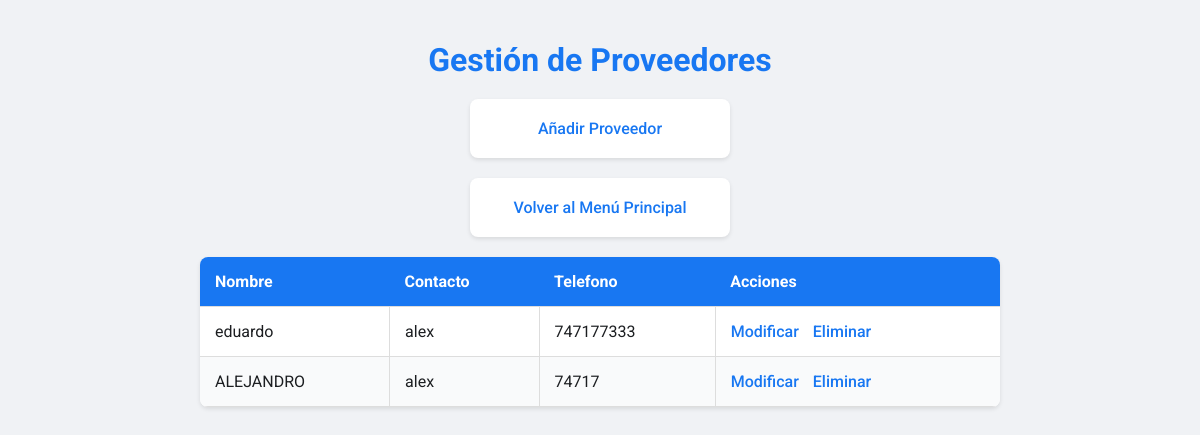
Page /proveedores (signed in) on the earlier database version.
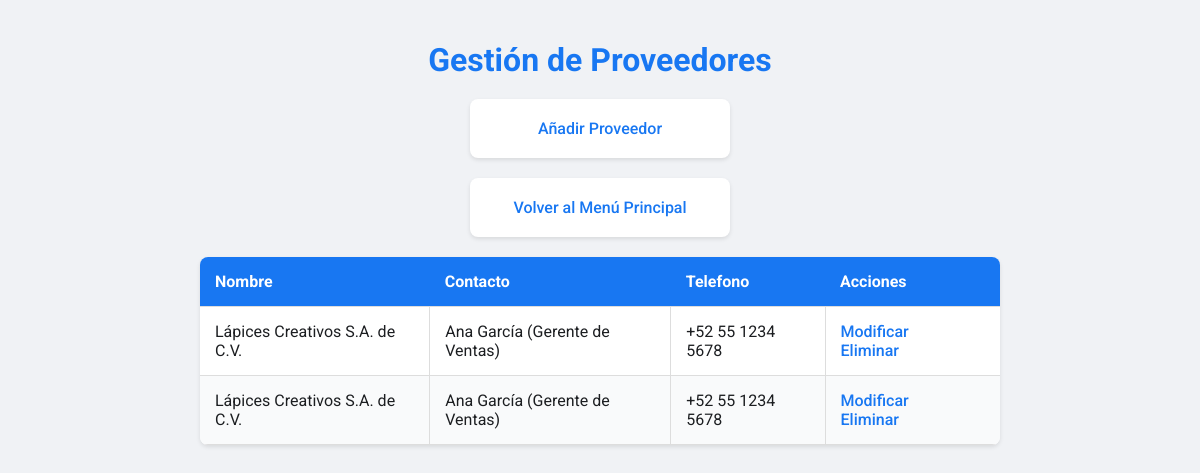
Same page on the later database version.
### tables this page shows
CREATE TABLE proveedores (
    id INTEGER PRIMARY KEY,
    nombre TEXT NOT NULL,
    contacto TEXT NOT NULL,
    telefono TEXT NOT NULL
);

### app.py (the view)
@app.route('/proveedores')
def proveedores():
    if 'user_id' not in session:
        return redirect(url_for('login'))
    conn = get_db_connection()
    proveedores = conn.execute('SELECT * FROM proveedores').fetchall()
    conn.close()
    return render_template('proveedores.html', proveedores=proveedores)

### app.py (called while the page is built)
def get_db_connection():
    conn = sqlite3.connect('paleteria.db', timeout=30)  # Incrementar timeout a 30 segundos
    conn.row_factory = sqlite3.Row
    return conn

### templates/proveedores.html (shortened to what this page needs)
<!DOCTYPE html>
<html>
<head>
</head>
<body>
    <h1>Gestión de Proveedores</h1>
    <nav>
        <ul>
            <li><a href="{{ url_for('agregar_proveedor') }}">Añadir Proveedor</a></li>
            <li><a href="{{ url_for('index') }}">Volver al Menú Principal</a></li>
        </ul>
    </nav>
    <table>
        <thead>
            <tr>
                <th>Nombre</th>
                <th>Contacto</th>
                <th>Telefono</th>
                <th>Acciones</th>
            </tr>
        </thead>
        <tbody>
            {% for proveedor in proveedores %}
            <tr>
                <td>{{ proveedor.nombre }}</td>
                <td>{{ proveedor.contacto }}</td>
                <td>{{ proveedor.telefono }}</td>
                <td>
                    <a href="{{ url_for('modificar_proveedor', id=proveedor.id) }}">Modificar</a>
                    <a href="{{ url_for('eliminar_proveedor', id=proveedor.id) }}">Eliminar</a>
                </td>
            </tr>
            {% endfor %}
        </tbody>
    </table>
</body>
</html>

### templates/proveedores.html (style rules this page uses)
body { font-family: 'Roboto', sans-serif; background-color: #f0f2f5; color: #1c1e21; margin: 0; padding: 20px; display: flex; flex-direction: column; align-items: center; justify-content: flex-start; min-height: 100vh; }
h1 { color: #1877f2; margin-bottom: 20px; }
nav { display: flex; flex-direction: column; align-items: center; gap: 20px; }
nav ul { list-style-type: none; padding: 0; margin: 0; display: flex; flex-direction: column; gap: 20px; }
nav ul li { background-color: #fff; border-radius: 8px; box-shadow: 0 2px 4px rgba(0, 0, 0, 0.1); padding: 20px 30px; text-align: center; width: 200px; transition: transform 0.3s ease, box-shadow 0.3s ease; }
nav ul li a { text-decoration: none; color: #1877f2; font-weight: 500; display: block; }
table { width: 100%; max-width: 800px; border-collapse: collapse; margin-top: 20px; background-color: #fff; border-radius: 8px; box-shadow: 0 2px 4px rgba(0, 0, 0, 0.1); overflow: hidden; }
th, td { padding: 15px; text-align: left; border-bottom: 1px solid #ddd; }
th { background-color: #1877f2; color: #fff; }
tbody tr:nth-child(even) { background-color: #f9fafb; }
tbody tr td { border-right: 1px solid #ddd; }
tbody tr td:last-child { border-right: none; }
td a { margin-right: 10px; color: #1877f2; text-decoration: none; font-weight: 500; transition: color 0.3s ease; }

Differences in the rows shown:
removed proveedores: nombre "eduardo", contacto "alex", telefono "747177333"
removed proveedores: nombre "ALEJANDRO", contacto "alex", telefono "74717"
added proveedores: nombre "Lápices Creativos S.A. de C.V.", contacto "Ana García (Gerente de Ventas)", telefono "+52 55 1234 5678"
added proveedores: nombre "Lápices Creativos S.A. de C.V.", contacto "Ana García (Gerente de Ventas)", telefono "+52 55 1234 5678"
